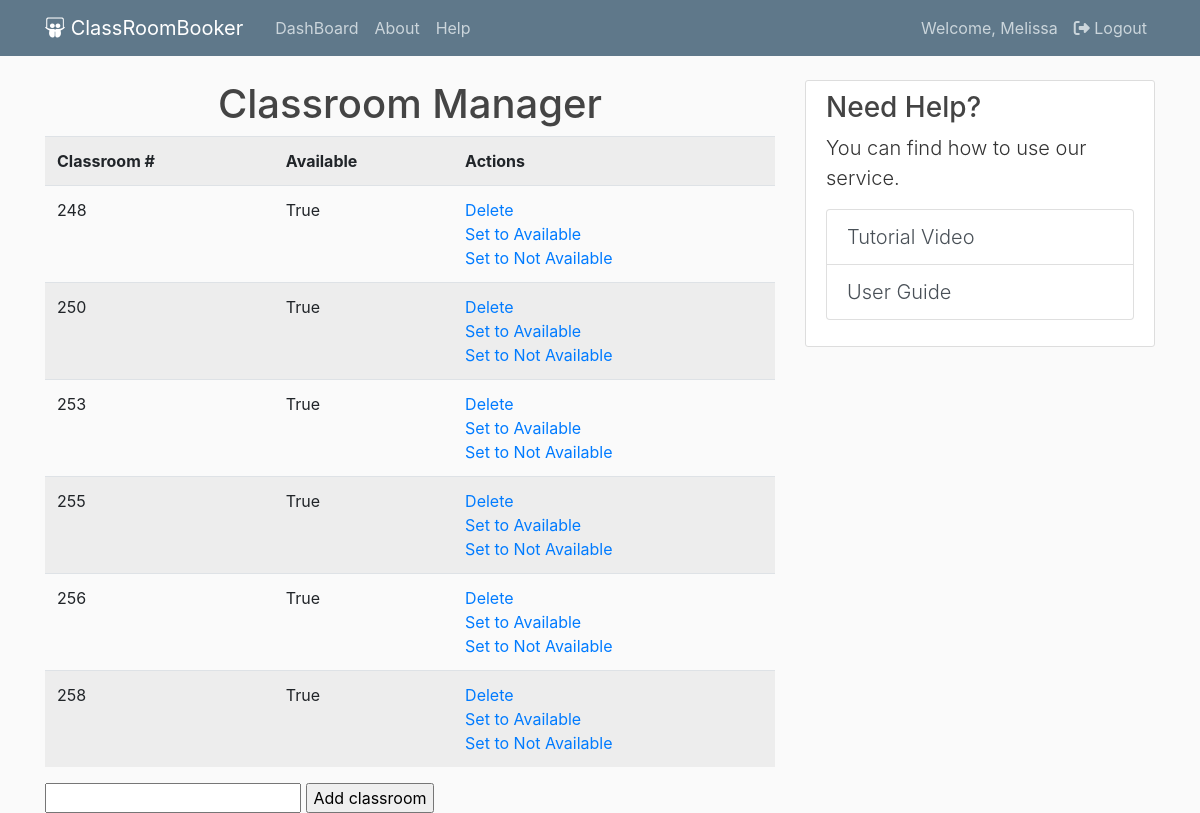
The app's page /roomstatus (signed in), older data.
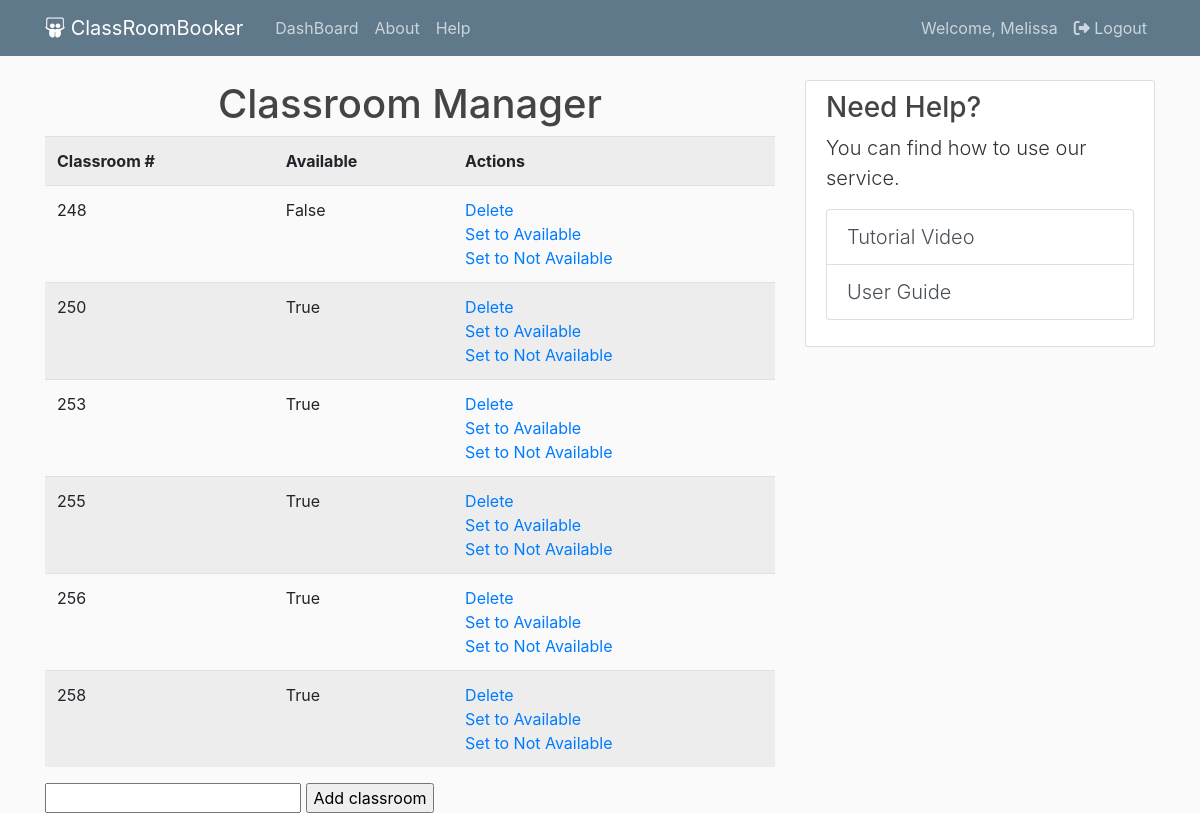
The same page, newer data.
### crb/models.py (models this page shows, shortened)
class User(db.Model, UserMixin):
    id = db.Column(db.Integer, primary_key=True)
    username = db.Column(db.String(20), unique=True, nullable=False)
    email = db.Column(db.String(120), unique=True, nullable=False)
    password = db.Column(db.String(60), nullable=False)
    email_confirmed = db.Column(db.Boolean, default=False)  # for confirmation email, default value is False.
    image_file = db.Column(db.String(20), nullable=False, default='default.jpg')
    admin = db.Column(db.Boolean, unique=False, default=False) # will make it so that only Admins can appoint a user to be an Admin.
    requests = db.relationship('Request', backref='requester')

class ClassRoom(db.Model):
    id = db.Column(db.Integer, primary_key=True)
    roomNumber = db.Column(db.String(3), unique=True, nullable=False)
    availability = db.Column(db.Boolean, unique=False, default=True)
    booked = db.Column(db.Boolean, unique=False, default=False)
    pending = db.Column(db.Boolean, unique=False, default=False)
    requests = db.relationship('Request', backref='requested')
    def __repr__(self):  # method for debugging/test
        return f"ClassRoom('{self.roomNumber}', '{self.availability}', '{self.booked}', '{self.booked}', {self.pending}', '{self.requests}')"

### crb/routes.py (the view)
@app.route("/roomstatus", methods=['POST', 'GET'])
@login_required
def roomstatus():
    if request.method == 'POST':
        roomNumber = request.form['roomNumber']
        new_room = ClassRoom(roomNumber=roomNumber)
        try:
            db.session.add(new_room)
            db.session.commit()
            return redirect('/roomstatus')
        except:
            return 'There was an issue adding a new classroom'
    else:
        rooms = ClassRoom.query.order_by(ClassRoom.id).all()
        print(rooms)
        return render_template('roomstatus.html', rooms=rooms, title='roomstatus manager')

### crb/models.py (called while the page is built)
@login_manager.user_loader
def load_user(user_id):
    return User.query.get(int(user_id))

    def __repr__(self):
        return f"Request('{self.requestingUser}', '{self.requestedRoom}', '{self.pending}', '{self.approved}', '{self.date}', {self.time}')"

### crb/templates/roomstatus.html
{% extends "layout.html" %}
{% block content %}
<div class="content">
    <h1 style="text-align: center">Classroom Manager</h1>
    {% if rooms|length < 1 %}
    <h4 style="text-align: center">There are no room. Create one below.</h4>
    {% else %}
    <table class="table table-striped">
        <tr>
            <th>Classroom #</th>
            <th>Available</th>
            <th>Actions</th>
        </tr>
        {% for room in rooms %}
            <tr>
                <td>{{ room.roomNumber }}</td>
                <td>{{ room.availability }}</td>
                <td>
                    <a href="/deleteroom/{{room.id}}">Delete</a>
                    <br>
                    <a href="/updateroom/{{room.id}}/1">Set to Available</a>
                    <br>
                    <a href="/updateroom/{{room.id}}/0">Set to Not Available</a>
                </td>
            </tr>
        {% endfor %}
    </table>
    {% endif %}
    <div class="form">
        <form action="/roomstatus" method="POST">
            <input type="text" name="roomNumber" id="roomNumber">
            <input type="submit" value="Add classroom">
        </form>
    </div>
</div>
{% endblock content %}

### crb/templates/layout.html (shortened to what this page needs)
<!DOCTYPE html>
<html>
<head>
    <link rel="stylesheet" href="https://stackpath.bootstrapcdn.com/bootstrap/4.4.1/css/bootstrap.min.css"
>
    <link rel="stylesheet" type="text/css" href="{{ url_for('static', filename='css/main.css') }}">
</head>
<body>
    <header class="site-header">
        <nav class="navbar navbar-expand-md navbar-dark bg-steel fixed-top">
            <div class="container">
                <a class="navbar-brand mr-4" href="/"><i class="fab fa-slideshare"></i> ClassRoomBooker</a>
                <div class="collapse navbar-collapse" id="navbarToggle">
                    <div class="navbar-nav mr-auto">
                        <a class="nav-item nav-link" href="{{ url_for('home') }}">DashBoard</a>
                        <a class="nav-item nav-link" href="{{ url_for('about') }}">About</a>
                        <a class="nav-item nav-link" href="{{ url_for('about') }}">Help</a>
                    </div>
                    <div class="navbar-nav">
                        {% if current_user.is_authenticated %}
                        <a class="nav-item nav-link" href="{{ url_for('account') }}">Welcome,
                            {{current_user.username}}</a>
                        <a class="nav-item nav-link" href="{{ url_for('logout') }}"><i class="fas fa-sign-out-alt"></i>
                            Logout</a>
                        {% else %}
                        <a class="nav-item nav-link" href="{{ url_for('login') }}">Login</a>
                        <a class="nav-item nav-link" href="{{ url_for('register') }}">Register</a>
                        {% endif %}
                    </div>
                </div>
            </div>
        </nav>
    </header>
    <main role="main" class="container">
        <div class="row">
            <div class="col-md-8">
                {% block content %}{% endblock %}
            </div>
            {% if current_user.is_authenticated %}
            <div class="col-md-4">
                <div class="content-section">
                    <h3>Need Help?</h3>
                    <p class='lead'>You can find how to use our service.
                        <ul class="list-group">
                            <button type="button" class="lead list-group-item list-group-item-action"
                                id="tutorial-button" data-toggle="modal" data-target="#tutorialvideo">Tutorial
                                Video</button>
                            <button type="button" class="lead list-group-item list-group-item-action"
                                data-toggle="modal" data-target="#userguide">User Guide</button>
                        </ul>
                    </p>
                </div>
            </div>
            {% endif %}
        </div>
    </main>
</body>
</html>

### crb/static/css/main.css (style rules this page uses)
body { background: #fafafa; color: #333333; margin-top: 5rem; }
h1, h2, h3, h4, h5, h6 { color: #444444; }
.bg-steel { background-color: #5f788a; }
.site-header .navbar-nav .nav-link { color: #cbd5db; }
.content-section { background: #ffffff; padding: 10px 20px; border: 1px solid #dddddd; border-radius: 3px; margin-bottom: 20px; }

Row changes from the older to the newer data that the page shows:
changed ClassRoom: availability "True" → "False"
